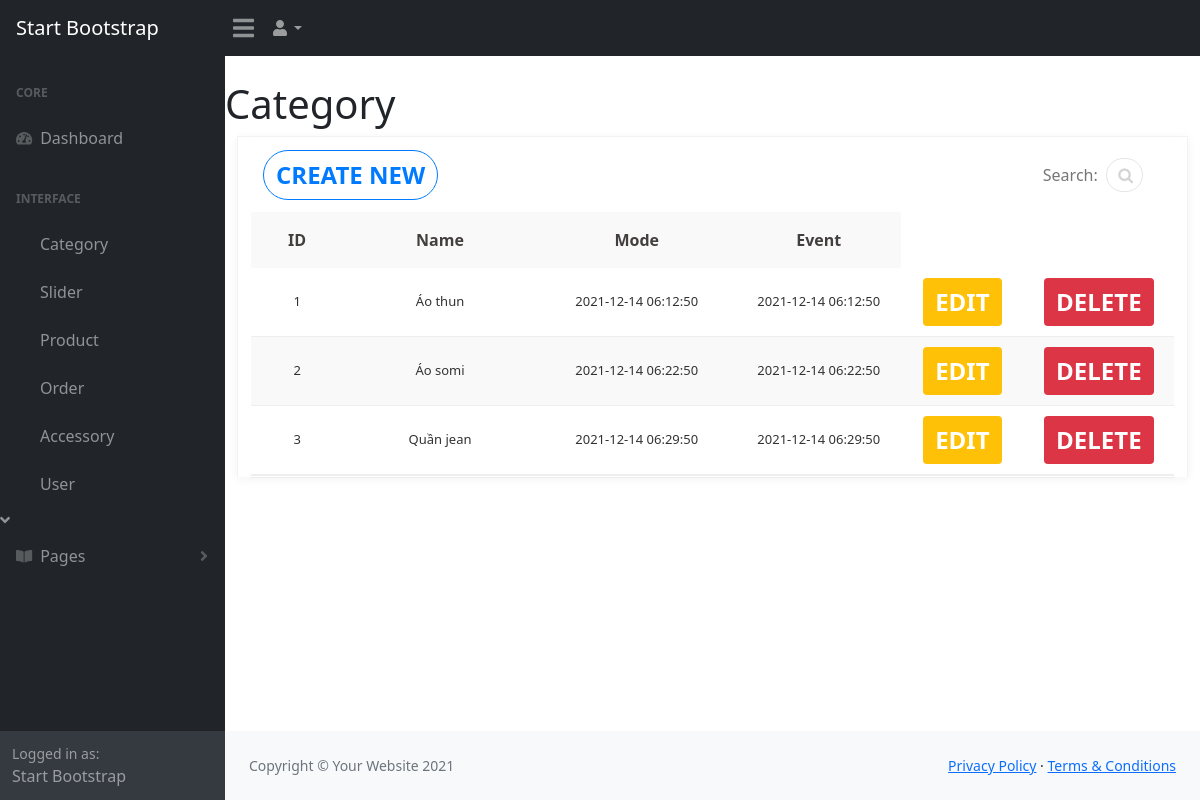
Page /admin/Category/index.php on the committed database.
### tables this page shows
CREATE TABLE `category` (
  `IdCategory` int(11) NOT NULL,
  `Category` varchar(250) NOT NULL,
  `create_at` datetime NOT NULL,
  `update_at` datetime NOT NULL
);

### database/dbhelper.php (called while the page is built, shortened)
<?php
  function executeResult($sql) {
    $conn = mysqli_connect(host, username, password, database);
    $result = mysqli_query($conn, $sql);
    $data = [];
    if($result != null) {
      while($row = mysqli_fetch_array($result, 1)) {
        $data[] = $row;
      }
    }
    return $data;
  }

### admin/Category/index.php (the view, shortened to what this page needs)
<?php
  require_once('../../database/dbhelper.php');
?>
<!DOCTYPE html>
<html lang="en">
    <head>
        <link rel="stylesheet" href="https://cdn.datatables.net/1.10.14/css/jquery.dataTables.min.css">
        <link href="../assets/demo/style.css" rel="stylesheet" />
        <link rel="stylesheet" href="../css/styles.css">
        <link rel="stylesheet" href="https://unpkg.com/placeholder-loading/dist/css/placeholder-loading.min.css">
        <link rel="stylesheet" href="https://cdnjs.cloudflare.com/ajax/libs/font-awesome/4.7.0/css/font-awesome.css">
<link rel="stylesheet" href="css/style.css">
    </head>
    <body class="sb-nav-fixed">
        <nav class="sb-topnav navbar navbar-expand navbar-dark bg-dark">
            <a class="navbar-brand ps-3" href="../index.php">Start Bootstrap</a>
            <button class="btn btn-link btn-sm order-1 order-lg-0 me-4 me-lg-0" id="sidebarToggle" href="#!"><i class="fas fa-bars"></i></button>
            <ul class="navbar-nav ms-auto ms-md-0 me-3 me-lg-4">
                <li class="nav-item dropdown">
                    <a class="nav-link dropdown-toggle" id="navbarDropdown" href="#" role="button" data-bs-toggle="dropdown" aria-expanded="false"><i class="fas fa-user fa-fw"></i></a>
                </li>
            </ul>
        </nav>
        <div id="layoutSidenav">
            <div id="layoutSidenav_nav">
                <nav class="sb-sidenav accordion sb-sidenav-dark" id="sidenavAccordion">
                    <div class="sb-sidenav-menu">
                        <div class="nav">
                            <div class="sb-sidenav-menu-heading">Core</div>
                            <a class="nav-link" href="../index.php">
                                <div class="sb-nav-link-icon"><i class="fas fa-tachometer-alt"></i></div>
                                Dashboard
                            </a>
                            <div class="sb-sidenav-menu-heading">Interface</div>
                                <nav class="sb-sidenav-menu-nested nav">
                                    <a class="nav-link" href="../Category/index.php">Category</a>
                                    <a class="nav-link" href="../Slider/index.php">Slider</a>
                                    <a class="nav-link" href="../Product/index.php">Product</a>
                                    <a class="nav-link" href="../Oder/index.php">Order</a>
                                    <a class="nav-link" href="../phukien/index.php">Accessory</a>
                                    <a class="nav-link" href="../user/index.php">User</a>
                                </nav>
                                <div class="sb-sidenav-collapse-arrow"><i class="fas fa-angle-down"></i></div>
                            <a class="nav-link collapsed" href="#" data-bs-toggle="collapse" data-bs-target="#collapsePages" aria-expanded="false" aria-controls="collapsePages">
                                <div class="sb-nav-link-icon"><i class="fas fa-book-open"></i></div>
                                Pages
                                <div class="sb-sidenav-collapse-arrow"><i class="fas fa-angle-down"></i></div>
                            </a>
                        </div>
                    </div>
                    <div class="sb-sidenav-footer">
                        <div class="small">Logged in as:</div>
                        Start Bootstrap
                    </div>
                </nav>
            </div>
            <div id="layoutSidenav_content">
                <main>
                   <h1 class="mt-4">Category</h1>
                   <div class="container-fluid px-4">
                     <div class="row">
                        <div class="col-md-12 main-datatable">
                            <div class="card_body">
                                <div class="row d-flex">
                                    <div class="col-sm-4 createSegment">
                                    <a class="btn dim_button create_new" href="../Category/add.php" > <span class="glyphicon glyphicon-plus"></span> Create New</a>
                                    </div>
                                    <div class="col-sm-8 add_flex">
                                        <div class="form-group searchInput">
                                            <label for="email">Search:</label>
                                            <input type="search" class="form-control" id="filterbox" placeholder=" ">
                                        </div>
                                    </div>
                                </div>
                                <div class="overflow-x">
                                    <table style="width:100%;" id="filtertable" class="table cust-datatable dataTable no-footer">
                                        <thead>
                                            <tr>
                                                <th style="min-width:50px;">ID</th>
                                                <th style="min-width:150px;">Name</th>
                                                <th style="min-width:150px;">Mode</th>
                                                <th style="min-width:100px;">Event</th>
                                            </tr>
                                        </thead>
                                        <tbody>
                                          <?php
                                            $sql = 'select * from category';
                                            $categoryList = executeResult($sql);
                                            $index = 1;
                                            foreach($categoryList as $item) {
                                              echo '
                                                <tr>
                                                  <td>'.($index++).'</td>
                                                  <td>'.$item['Category'].'</td>
                                                  <td>'.$item['create_at'].'</td>
                                                  <td>'.$item['update_at'].'</td>
                                                  <td> <a href="add.php?IdCategory='.$item['IdCategory'].'" ><button class="btn btn-warning">Edit</button></a> </td>
                                                  <td><button class="btn btn-danger" onclick="deleteCategory('.$item['IdCategory'].')">Delete</button></td>
                                                </tr>
                                              ';
                                            }
                                          ?>
                                        </tbody>
                                    </table>
                                </div>
                            </div>
                          </div>
                      </div>
                   </div>
                </main>
                <footer class="py-4 bg-light mt-auto">
                    <div class="container-fluid px-4">
                        <div class="d-flex align-items-center justify-content-between small">
                            <div class="text-muted">Copyright &copy; Your Website 2021</div>
                            <div>
                                <a href="#">Privacy Policy</a>
                                &middot;
                                <a href="#">Terms &amp; Conditions</a>
                            </div>
                        </div>
                    </div>
                </footer>
            </div>
        </div>
    </body>
</html>

### admin/assets/demo/style.css (style rules this page uses)
body { font-family: 'Raleway', sans-serif; background: #f9f9f9; }
.main-datatable { padding: 0px; border: 1px solid #f3f2f2; border-bottom: 0; box-shadow: 0px 2px 10px rgba(0,0,0,.05); }
.d-flex { display: flex; align-items: center; justify-content: space-between; }
.card_body { background-color: white; border: 1px solid transparent; border-radius: 2px; -webkit-box-shadow: 0 1px 1px rgba(0, 0, 0, 0.05); box-shadow: 0 1px 1px rgba(0, 0, 0, 0.05); }
.main-datatable .row { margin: 0; }
.searchInput { width: 50%; display: flex; align-items: center; position: relative; justify-content: flex-end; margin: 20px 0px; padding: 0px 4px; }
.searchInput input { border: 1px solid #e5e5e5; border-radius: 50px; margin-left: 8px; height: 34px; width: 100%; padding: 0px 25px 0px 10px; transition: all .6s ease; }
.searchInput label { color: #767676; font-weight: normal; }
.searchInput:after { font-family: 'FontAwesome'; color: #d4d4d4; position: relative; content: "\f002"; right: 25px; }
.dim_button { display: inline-block; color: #fff; text-decoration: none; text-transform: uppercase; text-align: center; padding-top: 6px; background: rgb(57, 85, 136); margin-right: 10px; position: relative; cursor: pointer; font-weight: 600; margin-bottom: 20px; }
.createSegment a { margin-bottom: 0px; border-radius: 50px; background: #ffffff; border: 1px solid #007bff; color: #007bff; transition: all .4s ease; }
.add_flex { display: flex; justify-content: flex-end; padding-right:0px; }
.main-datatable .dataTable.no-footer { border-bottom: 1px solid #eee; }
.main-datatable .cust-datatable thead { background-color: #f9f9f9; }
.main-datatable .cust-datatable>thead>tr>th { border-bottom-width: 0; color: #443f3f; font-weight: 600; padding: 16px 15px; vertical-align: middle; padding-left: 18px; text-align: center; }
.main-datatable .cust-datatable>tbody td { padding: 10px 15px 10px 18px; color: #333232; font-size: 13px; font-weight: 500; word-break: break-word; border-color: #eee; text-align: center; vertical-align: middle; }
.main-datatable .cust-datatable>tbody tr { border-top: none; }
.main-datatable .table > tbody > tr:nth-child(even) { background: #f9f9f9; }
@media only screen and (max-width:1200px) { .overflow-x { overflow-x:scroll; } }

### css/style.css (style rules this page uses)
:root { --main-bg: #fff; --main-color: #4267b2; --txt-main-color: #000; --txt-second-color: #8d8d8d; --txt-white: #fff; --btn-main-bg: var(--main-bg); --btn-main-color: #fff; --box-shadow: 0 5px 15px rgba(0, 0, 0, 0.1); }
.btn { border: 0; outline: 0; color: var(--btn-main-color); font-size: 1.5rem; font-weight: 600; text-transform: uppercase; cursor: pointer; overflow: hidden; position: relative; }

### rows in the picture
category: Category "Áo thun", create_at "2021-12-14 06:12:50", update_at "2021-12-14 06:12:50"
category: Category "Áo somi", create_at "2021-12-14 06:22:50", update_at "2021-12-14 06:22:50"
category: Category "Quần jean", create_at "2021-12-14 06:29:50", update_at "2021-12-14 06:29:50"
